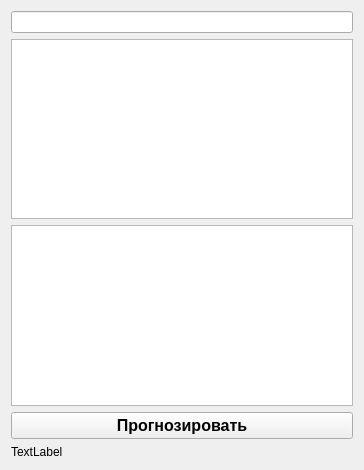
<?xml version="1.0" encoding="UTF-8"?>
<ui version="4.0">
 <class>Form</class>
 <widget class="QWidget" name="Form">
  <property name="geometry">
   <rect>
    <x>0</x>
    <y>0</y>
    <width>364</width>
    <height>470</height>
   </rect>
  </property>
  <property name="windowTitle">
   <string>Form</string>
  </property>
  <layout class="QVBoxLayout" name="verticalLayout_2">
   <item>
    <layout class="QVBoxLayout" name="verticalLayout">
     <item>
      <widget class="QLineEdit" name="lineEdit"/>
     </item>
     <item>
      <widget class="QTextEdit" name="textEdit"/>
     </item>
     <item>
      <widget class="QPlainTextEdit" name="plainTextEdit"/>
     </item>
     <item>
      <widget class="QPushButton" name="pushButton">
       <property name="font">
        <font>
         <pointsize>12</pointsize>
         <weight>75</weight>
         <bold>true</bold>
        </font>
       </property>
       <property name="text">
        <string>Прогнозировать</string>
       </property>
      </widget>
     </item>
     <item>
      <widget class="QLabel" name="label">
       <property name="text">
        <string>TextLabel</string>
       </property>
      </widget>
     </item>
    </layout>
   </item>
  </layout>
 </widget>
 <resources/>
 <connections/>
</ui>
